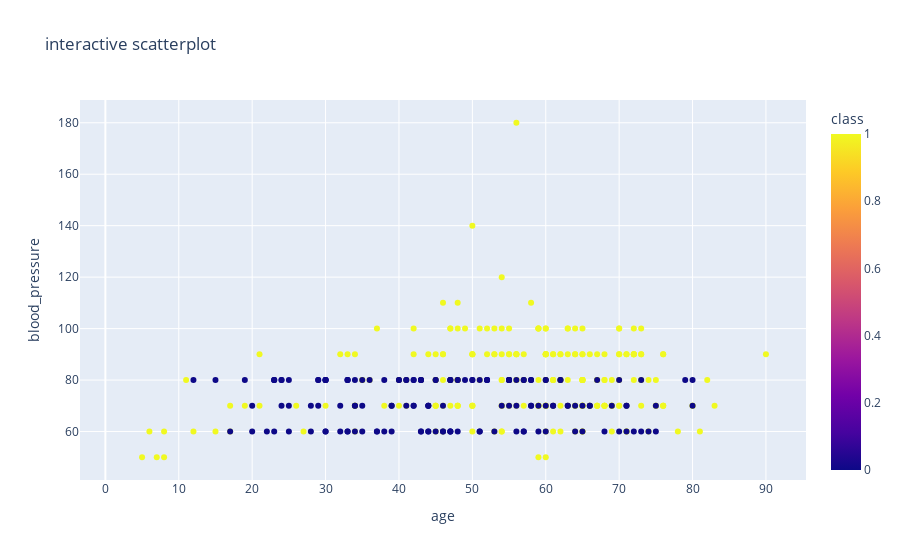

The notebook cell this image was saved under:
### Code cell
fig = px.scatter(df, x = 'age', y = 'blood_pressure', color = 'class', hover_data=['serum_creatinine', 'haemoglobin'], title = "interactive scatterplot")
fig.show()

### Figure 1 — Plotly figure (JSON) as saved in the notebook; plotly's stock layout.template omitted (floating-point values rounded to 4 significant figures; data arrays with more than 128 entries replaced by an {"elided": "..."} marker saying what was removed)
{"data": [{"customdata": {"elided": "400x2 float values"}, "hovertemplate": "age=%{x}<br>blood_pressure=%{y}<br>serum_creatinine=%{customdata[0]}<br>haemoglobin=%{customdata[1]}<br>class=%{marker.color}<extra></extra>", "legendgroup": "", "marker": {"color": {"elided": "400 int values"}, "coloraxis": "coloraxis", "symbol": "circle"}, "mode": "markers", "name": "", "orientation": "v", "showlegend": false, "type": "scatter", "x": {"elided": "400 float values"}, "xaxis": "x", "y": {"elided": "400 float values"}, "yaxis": "y"}], "layout": {"coloraxis": {"colorbar": {"title": {"text": "class"}}, "colorscale": [[0, "#0d0887"], [0.1111, "#46039f"], [0.2222, "#7201a8"], [0.3333, "#9c179e"], [0.4444, "#bd3786"], [0.5556, "#d8576b"], [0.6667, "#ed7953"], [0.7778, "#fb9f3a"], [0.8889, "#fdca26"], [1, "#f0f921"]]}, "legend": {"tracegroupgap": 0}, "title": {"text": "interactive scatterplot"}, "xaxis": {"anchor": "y", "domain": [0, 1], "title": {"text": "age"}}, "yaxis": {"anchor": "x", "domain": [0, 1], "title": {"text": "blood_pressure"}}}}
